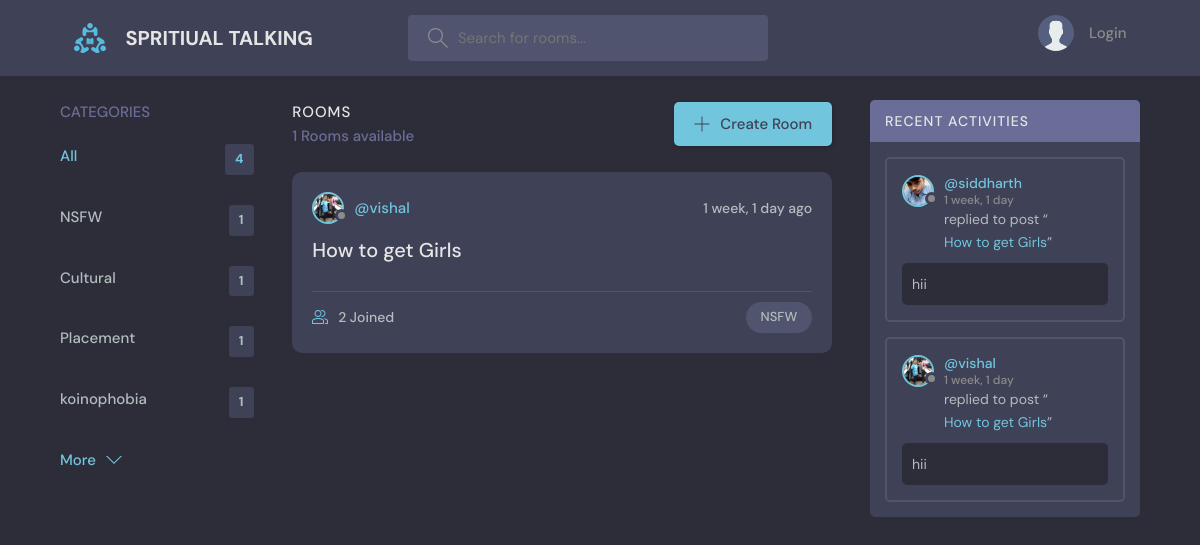
Page /?q=NSFW on the committed database.
### base/models.py (models this page shows, shortened)
class Topic(models.Model):
    name = models.CharField(max_length=200)

class Room(models.Model):
    host = models.ForeignKey(User, on_delete=models.SET_NULL, null=True)
    topic = models.ForeignKey(Topic, on_delete=models.SET_NULL, null=True)
    name = models.CharField(max_length=200)
    description = models.TextField(null=True, blank=True)
    participants = models.ManyToManyField(User, related_name='participants', blank=True)
    updated = models.DateTimeField(auto_now=True)
    created = models.DateTimeField(auto_now_add=True)
    class Meta:
        ordering = ['-updated', '-created']
    def __str__(self):
        return self.name

class User(AbstractUser):
    name = models.CharField(max_length=200, null = True)
    email = models.EmailField(unique = True, null = True)
    bio = models.TextField(null = True)
    avatar = models.ImageField(null=True, default="avatar.svg")
    USERNAME_FIELD = 'username'
    REQUIRED_FIELDS = []

class Message(models.Model):
    user = models.ForeignKey(User, on_delete=models.CASCADE)
    room = models.ForeignKey(Room, on_delete=models.CASCADE)
    body = models.TextField()
    updated = models.DateTimeField(auto_now=True)
    created = models.DateTimeField(auto_now_add=True)
    class Meta:
        ordering = ['-updated', '-created']

### base/views.py (the view)
# urls.py: 2. Add a URL to urlpatterns:  path('', views.home, name='home')
def home(request):
    q = request.GET.get('q') if request.GET.get('q') != None else ''
    rooms = Room.objects.filter(Q(topic__name__icontains = q) | Q(name__icontains = q) | Q(description__icontains = q))
    topics = Topic.objects.all()[0:5]
    rooms_count = rooms.count()
    room_message = Message.objects.filter(Q(room__topic__name__icontains = q) | Q(room__name__icontains=q) |
    Q(room__description__icontains=q))
    context = {'rooms': rooms, 'topics': topics, 'rooms_count': rooms_count, 'room_message':room_message}
    return render(request, 'base/home.html',context)

### base/templates/base/home.html (shortened to what this page needs)
{% extends 'base/_base.html' %}
{% block content %}
    <main class="layout layout--3">
      <div class="container">
          {% include 'base/topics_component.html'%}
        <div class="roomList">
          <div class="roomList__header">
            <div>
              <h2>Rooms</h2>
              <p>{{rooms_count}} Rooms available</p>
            </div>
            <a class="btn btn--main" href="{% url 'create-room' %}">
              <svg version="1.1" xmlns="http://www.w3.org/2000/svg" width="32" height="32" viewBox="0 0 32 32">
                <title>add</title>
                <path
                  d="M16.943 0.943h-1.885v14.115h-14.115v1.885h14.115v14.115h1.885v-14.115h14.115v-1.885h-14.115v-14.115z"
                ></path>
              </svg>
              Create Room
            </a>
          </div>
          {% include 'base/feed_component.html' %}
        </div>
         {% include 'base/activity_component.html' %}
      </div>
    </main>
{% endblock %}

### base/templates/base/topics_component.html
 <div class="topics">
          <div class="topics__header">
            <h2>Categories</h2>
          </div>
          <ul class="topics__list">
            <li>
              <a href="{% url 'home'%}" class="active">All <span>{{topics.count}}</span></a>
            </li>
             {% for topic in topics %}
            <li>
              <a href="{% url 'home' %}?q={{topic.name}}">{{topic.name}} <span>{{topic.room_set.all.count}}</span></a>
            </li>
            {% endfor %}
          </ul>
          <a class="btn btn--link" href="{% url 'topics'  %}">
            More
            <svg version="1.1" xmlns="http://www.w3.org/2000/svg" width="32" height="32" viewBox="0 0 32 32">
              <title>chevron-down</title>
              <path d="M16 21l-13-13h-3l16 16 16-16h-3l-13 13z"></path>
            </svg>
          </a>
        </div>

### base/templates/base/feed_component.html (shortened to what this page needs)
{% for room in rooms %}
<div class="roomListRoom">
            <div class="roomListRoom__header">
              <a href="{% url 'user-profile' room.host.id %}" class="roomListRoom__author">
                <div class="avatar avatar--small">
                  <img src="{{room.host.avatar.url}}" />
                </div>
                <span>@{{room.host.username}}</span>
              </a>
              <div class="roomListRoom__actions">
                <span>{{room.created|timesince}} ago</span>
              </div>
            </div>
            <div class="roomListRoom__content">
              <a href="{% url 'room' room.id %}">{{room.name}}</a>
            </div>
            <div class="roomListRoom__meta">
              <a href="{% url 'room' room.id %}" class="roomListRoom__joined">
                {{room.participants.all.count}} Joined
              </a>
              <p class="roomListRoom__topic">{{room.topic.name}}</p>
            </div>
          </div>
{% endfor %}

### base/templates/base/activity_component.html (shortened to what this page needs)
     <div class="activities">
          <div class="activities__header">
            <h2>Recent Activities</h2>
          </div>
          {% for message in room_message%}
          <div class="activities__box">
            <div class="activities__boxHeader roomListRoom__header">
              <a href="{% url 'user-profile' message.user.id %}" class="roomListRoom__author">
                <div class="avatar avatar--small">
                  <img src="{{message.user.avatar.url}}" />
                </div>
                <p>
                  @{{message.user.username}}
                  <span>{{message.created|timesince}}</span>
                </p>
              </a>
            </div>
            <div class="activities__boxContent">
              <p>replied to post “<a href="{% url 'room' message.room.id %}">{{message.room}}</a>”</p>
              <div class="activities__boxRoomContent">
                {{message.body}}
              </div>
            </div>
          </div>
          {% endfor %}
        </div>

### rows in the picture
Topic: name "NSFW", room_set.all.count "1"
Topic: name "Cultural", room_set.all.count "1"
Topic: name "Placement", room_set.all.count "1"
Topic: name "koinophobia", room_set.all.count "1"
Room: host.avatar (picture), host.username "vishal", created "1 week, 1 day", name "How to get Girls", participants.all.count "2", topic.name "NSFW"
Message: user.avatar (picture), user.username "siddharth", created "1 week, 1 day", room "How to get Girls", body "hii"
Message: user.avatar (picture), user.username "vishal", created "1 week, 1 day", room "How to get Girls", body "hii"

### other values in the picture
{{ topics.count }} "4"
{{ rooms_count }} "1"
